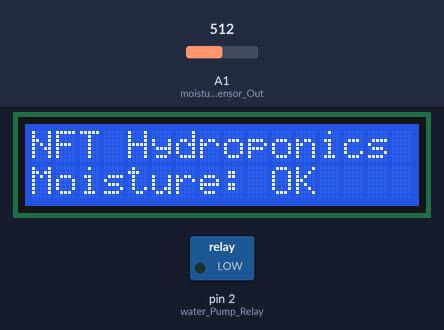
A sketch run on a simulated Arduino Uno, built with avr-gcc and run on an emulated ATmega328P. On the bench: 16×2 character LCD, switched loads named in the sketch (green lamp = pin HIGH). The test bench sets the inputs (shaded band); at power-on: A1 (moisture_Sensor_Out) = 512. What the sketch prints to the serial monitor is not drawn.

Above: at 2.2 s.
2.3 s: A1 (moisture_Sensor_Out) set to 444
3.8 s: A1 (moisture_Sensor_Out) set to 426
At 4.3 s:
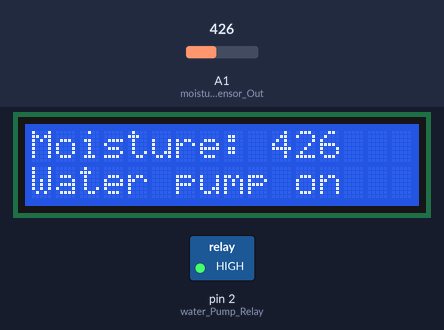
5.3 s: A1 (moisture_Sensor_Out) set to 306
At 6.5 s:
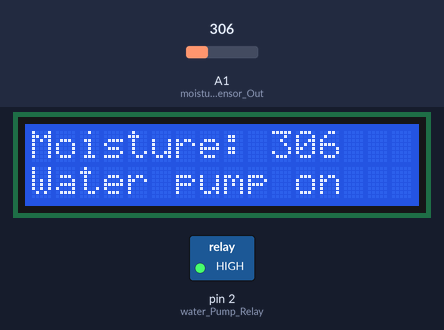
6.8 s: A1 (moisture_Sensor_Out) set to 511
At 7.9 s:
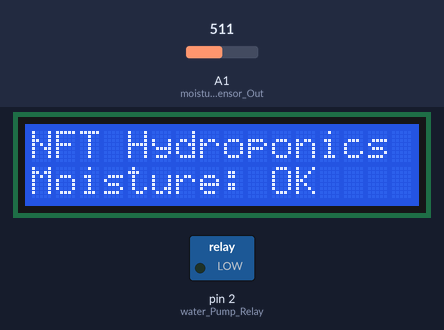
Timing chart, 0 to 9.3 s (numbered marks = the images above; inputs shaded):
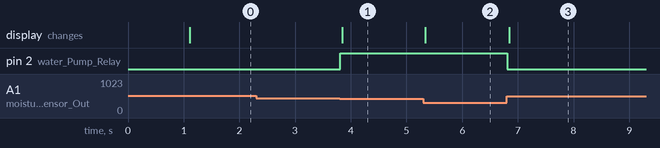

The sketch:

automated_nft_hydroponics.ino
```cpp
#include <Adafruit_LiquidCrystal.h>


//Naming pins and constants for the sake of code adaptability and my sanity
const byte water_Pump_Relay = 2;
const int moist_Enough = 654;
const int half_Moisture = 436;
//const byte moisture_Sensor_In = A0;
const byte moisture_Sensor_Out = A1;

int prev_Moisture = -1; //Initialize variable
int moisture = 0; //Initialize variable

Adafruit_LiquidCrystal lcd_1(0);

void setup()
{
  lcd_1.begin(16, 2);
  lcd_1.setCursor(0, 0);
  lcd_1.print("NFT Hydroponics");
  pinMode(water_Pump_Relay, OUTPUT);
  //pinMode(moisture_Sensor_In, OUTPUT);
  pinMode(moisture_Sensor_Out, INPUT);
  Serial.begin(9600);

  delay(1000);
  lcd_1.clear();
}

void loop()
{
  //digitalWrite(A0, HIGH); //Turn on moisture sensor
  //delay(10); // Wait for 10 milliseconds for more accurate reading (can be changed to kept on for longer)
  moisture = analogRead(moisture_Sensor_Out);

  //digitalWrite(moisture_Sensor_In, LOW); // Turn off the sensor to reduce metal corrosion over time (though i don't think this will be important but still)
  Serial.println(moisture); //Display to computer

  if (moisture >= moist_Enough || moisture >= half_Moisture) {
    digitalWrite(water_Pump_Relay, LOW);
    Serial.print("off");
    if (prev_Moisture != moisture) {lcd_1.clear();}
    lcd_1.setCursor(0, 0);
    lcd_1.print("NFT Hydroponics");
    lcd_1.setCursor(0, 1);
    lcd_1.print("Moisture: OK");
  } else if (moisture <= half_Moisture)
  {
    digitalWrite(water_Pump_Relay, HIGH);
    Serial.println("on");
    if (prev_Moisture != moisture) {
      lcd_1.clear();
      lcd_1.setCursor(0, 0);
      lcd_1.print("Moisture: ");
      lcd_1.setCursor(10, 0);
      lcd_1.print(moisture);
      lcd_1.setCursor(0, 1);
      lcd_1.print("Water pump on");
    }
  }
  prev_Moisture = moisture;
}
```

Measured:
- the behaviour switches between 436 and 435 on A1 (moisture_Sensor_Out) (found by bisection; images 0 and 1)
- after the input at 2.3 s, every drawn part: stays the same
- after the input at 3.8 s, pin 2 (water_Pump_Relay): LOW → HIGH at once; the display: changes at once (image 1)
- after the input at 5.3 s, the display: changes at once (image 2)
- after the input at 6.8 s, pin 2 (water_Pump_Relay): HIGH → LOW at once; the display: changes after 0.05 s (image 3)
